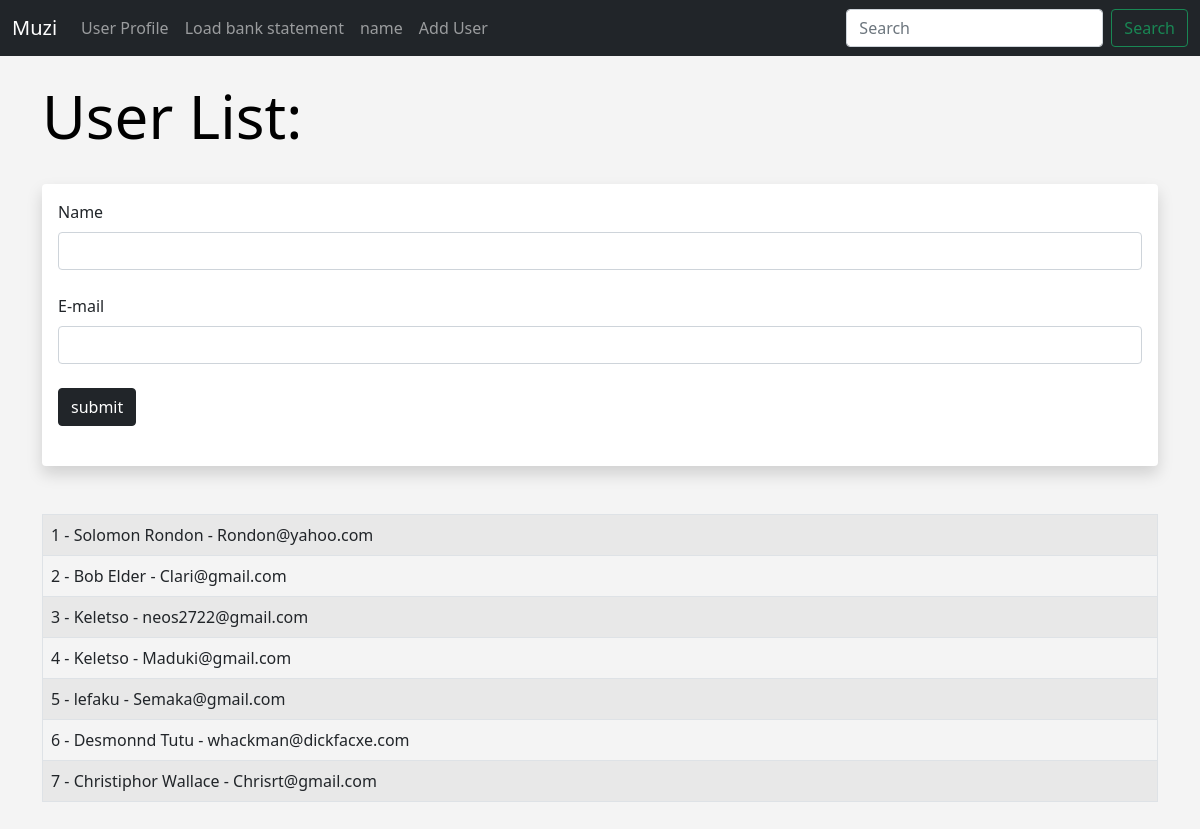
Screenshot of /user/add with the database file from the repository.
### hello.py (models this page shows, shortened)
class Users(db.Model):
    id =  db.Column(db.Integer, primary_key = True)
    name = db.Column(db.String(200), nullable = False)
    email = db.Column(db.String(120), nullable = False, unique=True)
    date_added = db.Column(db.DateTime, default= datetime.utcnow)

### hello.py (the view, shortened to what this page needs)
@app.route('/user/add',methods=['GET','POST'])
def add_user():
    name = None
    form = UserForm()
    our_users = Users.query.order_by(Users.date_added)
    return render_template("add_user.html",
                            form=form,
                            name=name,
                            our_users= our_users)

### hello.py
class UserForm(FlaskForm):
    name=StringField("Name",validators=[DataRequired()])
    email=StringField("E-mail",validators=[DataRequired()])
    submit = SubmitField("submit")

### templates/add_user.html (shortened to what this page needs)
{% extends 'base.html' %}
{% block content %}
    {% if name %}
        <h1>Hello {{ name }} </h1>
        <p>Based on your bank statement we have assesd  that you can afford our Standard Range</p>
        <br>
    {% else %}
        <h1>User List:</h1>
        <br/>
        <div class="shadow p-3 mb-5 bg-body rounded">
        <form method="POST">
            {{ form.name.label(
                class= "form-label") }}
            {{ form.name(
                class="form-control") }}
            <br/>
            {{ form.email.label(
                class= "form-label") }}
            {{ form.email(
                class="form-control") }}
            <br/>
            {{ form.submit(
                class="btn btn-dark"
            ) }}
        </form>
        <br/>
</div>
<table class="table table-striped table-hover table-bordered">
{% for our_user in our_users %}
    <tr>
    <td>
    {{our_user.id }} - {{ our_user.name }} -
    {{ our_user.email }}</td>
    </tr>
    {% endfor %}
</table>
    {% endif %}
<br/>
<br/>
{% endblock %}

### templates/base.html (shortened to what this page needs)
<!doctype html>
<html lang="en">
  <head>
    <link href="https://cdn.jsdelivr.net/npm/bootstrap@5.1.3/dist/css/bootstrap.min.css" rel="stylesheet">
    <link href="{{ url_for('static',
    filename='css/style.css') }}" rel="stylesheet" >
  </head>
  <body>
    {% include 'navbar.html' %}
      <br/>
      <div class ="container">
            {% block content %}
            {% endblock %}
        </div>
  </body>
</html>

### templates/navbar.html (shortened to what this page needs)
<nav class="navbar navbar-expand-lg navbar-dark bg-dark">
    <div class="container-fluid">
      <a class="navbar-brand" href="{{
          url_for('index') }}">Muzi</a>
      <div class="collapse navbar-collapse" id="navbarSupportedContent">
        <ul class="navbar-nav me-auto mb-2 mb-lg-0">
          <li class="nav-item">
            <a class="nav-link" href="{{
              url_for('user',name='Zakes')
            }}">User Profile</a>
          </li>
          <li class="nav-item">
            <a class="nav-link" href="{{
              url_for('bank') }}">Load bank statement</a>
          </li>
          <li class="nav-item">
            <a class="nav-link" href="{{
              url_for('name') }}">name</a>
          </li>
          <li class="nav-item">
            <a class="nav-link" href="{{
              url_for('add_user') }}">Add User</a>
          </li>
        </ul>
        <form class="d-flex">
          <input class="form-control me-2" type="search" placeholder="Search" aria-label="Search">
          <button class="btn btn-outline-success" type="submit">Search</button>
        </form>
      </div>
    </div>
  </nav>

### static/css/style.css (style rules this page uses)
h1 { color: rgb(0, 0, 0); font-size: 60px; }
body { background: #f4f4f4 ; }

### rows the page displays
Users: id "1", name "Solomon Rondon", email "Rondon@yahoo.com"
Users: id "2", name "Bob Elder", email "Clari@gmail.com"
Users: id "3", name "Keletso", email "neos2722@gmail.com"
Users: id "4", name "Keletso", email "Maduki@gmail.com"
Users: id "5", name "lefaku", email "Semaka@gmail.com"
Users: id "6", name "Desmonnd Tutu", email "whackman@dickfacxe.com"
Users: id "7", name "Christiphor Wallace", email "Chrisrt@gmail.com"
